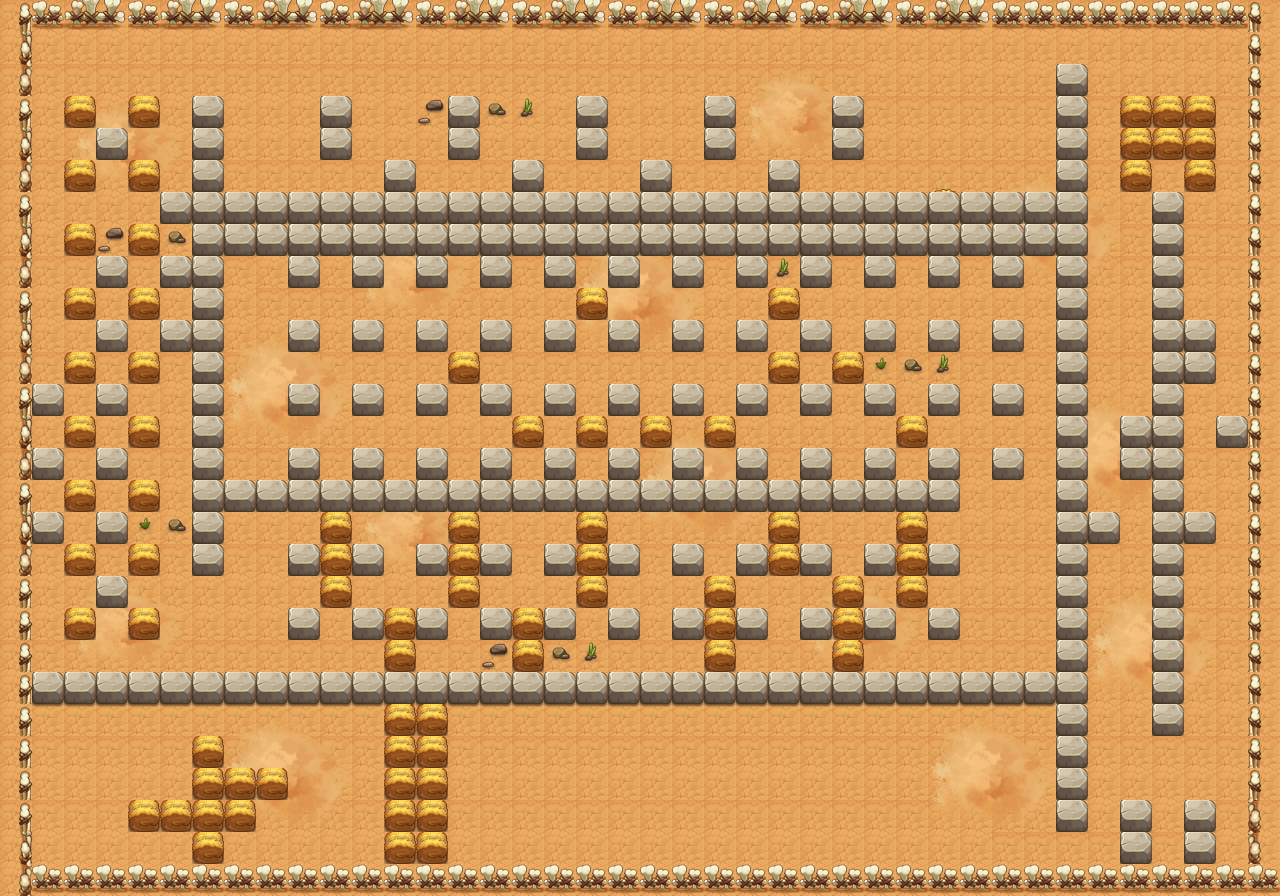

A 2D game scene composited from a Tiled map and its tileset images. What follows is a short description and the map's XML, with each tile layer's data collapsed to a summary:
An orthogonal 40x28 tile map with 32x32 px tiles, 8 tile layers (PASS, 块层 2, 块层 15, 块层 16, ...) and 65 objects (53x TRAP, 11x BOSS, PLAYER).

<map version="1.0" orientation="orthogonal" width="40" height="28" tilewidth="32" tileheight="32">
 <properties>
  <property name="DESTRY1" value="255" />
  <property name="DESTRY2" value="314" />
  <property name="DESTRY3" value="144" />
  <property name="DESTRY4" value="173" />
  <property name="DESTRY_COUNT" value="4" />
  <property name="EXP" value="470" />
  <property name="ITEM" value="D012" />
  <property name="LOSE_SCRIPT" value="" />
  <property name="MONEY" value="705" />
  <property name="START_SCRIPT" value="lv40" />
  <property name="WIN_SCRIPT" value="Map40Plot2" />
 </properties>
 <tileset firstgid="1" name="hmpy" tilewidth="32" tileheight="32">
  <image source="hmpy.png" width="500" height="1024" />
 </tileset>
 <layer name="PASS" width="40" height="28">
  <data>[1120 cells, 503 non-empty, 10 distinct tile ids]</data>
 </layer>
 <layer name="块层 2" width="40" height="28">
  <data>[1120 cells, 1120 non-empty, 3 distinct tile ids]</data>
 </layer>
 <layer name="块层 15" width="40" height="28">
  <data>[1120 cells, 223 non-empty, 32 distinct tile ids]</data>
 </layer>
 <layer name="块层 16" width="40" height="28">
  <data>[1120 cells, 32 non-empty, 1 distinct tile ids]</data>
 </layer>
 <layer name="块层 17" width="40" height="28">
  <data>[1120 cells, 350 non-empty, 2 distinct tile ids]</data>
 </layer>
 <layer name="块层 4" width="40" height="28">
  <data>[1120 cells, 93 non-empty, 7 distinct tile ids]</data>
 </layer>
 <layer name="块层 3" width="40" height="28">
  <data>[1120 cells, 39 non-empty, 1 distinct tile ids]</data>
 </layer>
 <layer name="SHELTER 6" width="40" height="28">
  <data>[1120 cells, 1 non-empty, 1 distinct tile ids]</data>
 </layer>
 <objectgroup name="对象层 1" width="40" height="28">
  <!-- 65 objects omitted --></objectgroup>
</map>
<!-- 65 of 65 objects omitted -->
